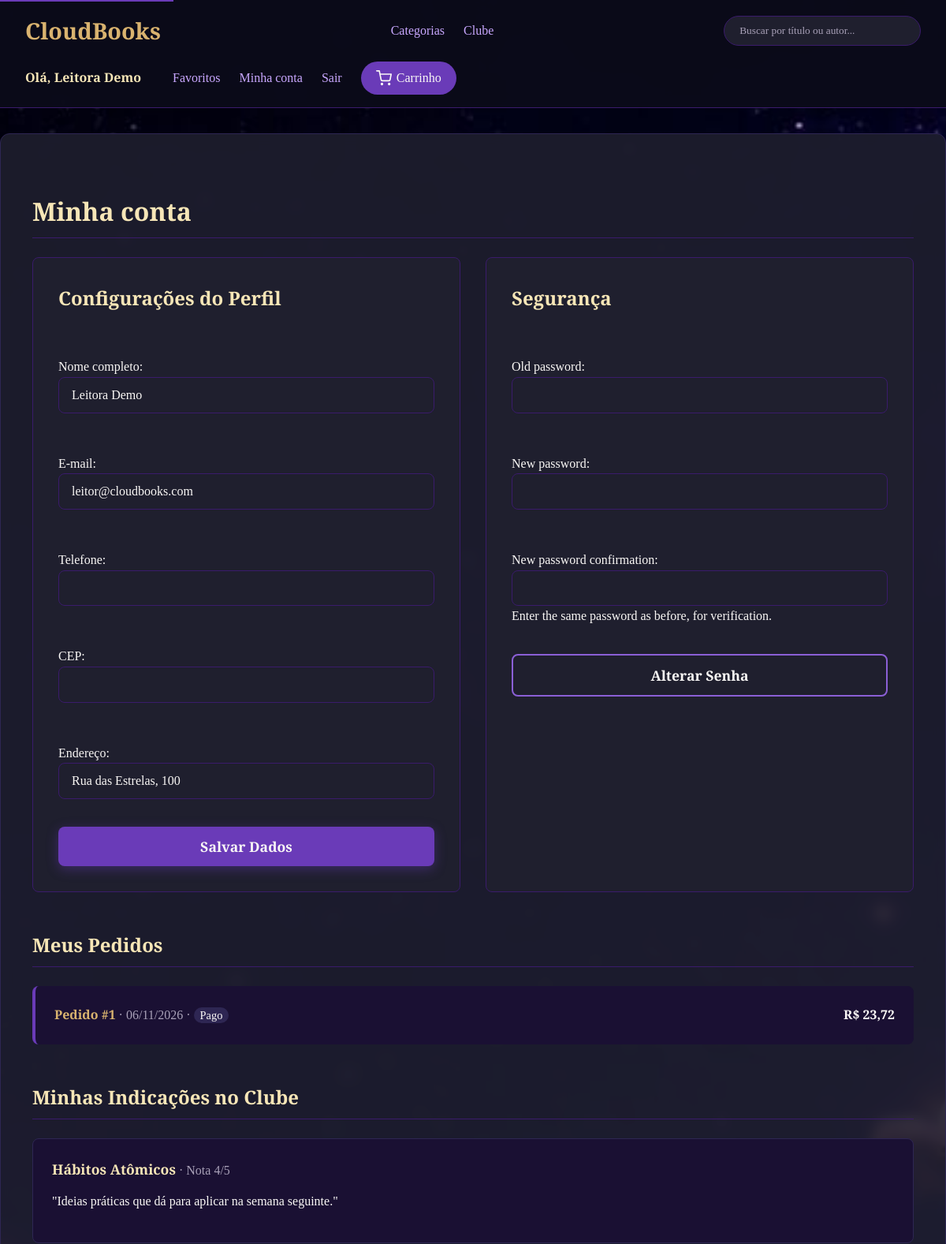
The app's page /conta/ (signed in, upper part), older data.
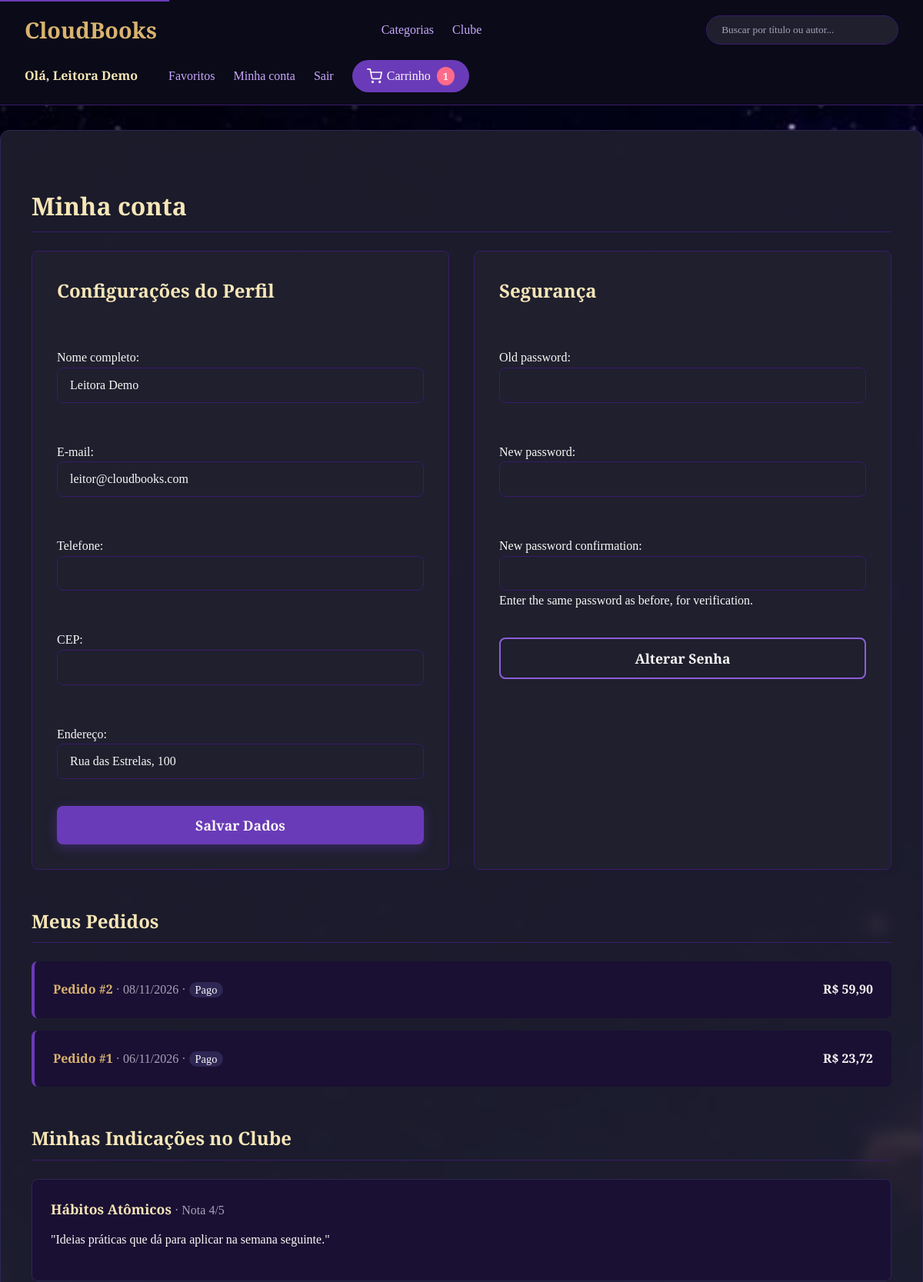
The same page, newer data.
### loja/models.py (models this page shows, shortened)
class Pedido(models.Model):
    STATUS = [
        ("pendente", "Pendente"),
        ("pago", "Pago"),
        ("enviado", "Enviado"),
        ("entregue", "Entregue"),
        ("cancelado", "Cancelado"),
    ]
    usuario = models.ForeignKey(
        Usuario, on_delete=models.CASCADE, related_name="pedidos"
    )
    criado_em = models.DateTimeField(auto_now_add=True)
    endereco = models.CharField("endereço de entrega", max_length=200)
    pagamento = models.CharField(max_length=40)
    total = models.DecimalField(max_digits=10, decimal_places=2)
    status = models.CharField(max_length=20, choices=STATUS, default="pago")
    class Meta:
        ordering = ["-criado_em"]

class Post(models.Model):
    usuario = models.ForeignKey(Usuario, on_delete=models.CASCADE, related_name="posts")
    livro = models.ForeignKey(Livro, on_delete=models.CASCADE, related_name="posts")
    texto = models.CharField(max_length=500)
    nota = models.PositiveSmallIntegerField(choices=[(n, str(n)) for n in range(1, 6)])
    criado_em = models.DateTimeField(auto_now_add=True)
    class Meta:
        ordering = ["-criado_em"]

class Livro(models.Model):
    titulo = models.CharField(max_length=200)
    autor = models.CharField(max_length=150)
    categoria = models.ForeignKey(
        Categoria, on_delete=models.PROTECT, related_name="livros"
    )
    isbn = models.CharField("ISBN", max_length=17, unique=True)
    ano_publicacao = models.PositiveIntegerField("ano de publicação")
    num_paginas = models.PositiveIntegerField("número de páginas")
    idioma = models.CharField(max_length=40, default="Português")
    descricao = models.TextField("descrição ou sinopse")
    preco = models.DecimalField(max_digits=8, decimal_places=2)
    estoque = models.PositiveIntegerField("quantidade em estoque", default=0)
    capa = models.ImageField("capa", upload_to="capas/", blank=True, null=True)
    criado_em = models.DateTimeField(auto_now_add=True)
    class Meta:
        ordering = ["-criado_em"]

### loja/views.py (the view, shortened to what this page needs)
# urls.py: path("conta/", views.configuracoes, name="configuracoes"),
@login_required
def configuracoes(request):
    perfil = PerfilForm(instance=request.user)
    senha = PasswordChangeForm(request.user)
    if request.method == "POST" and "salvar_perfil" in request.POST:
        perfil = PerfilForm(request.POST, instance=request.user)
        if perfil.is_valid():
            perfil.save()
            messages.success(request, "Dados atualizados.")
            return redirect("configuracoes")
    return render(request, "configuracoes.html", {
        "perfil": perfil,
        "senha": senha,
        "pedidos": request.user.pedidos.prefetch_related("itens__livro"),
        "avaliacoes": request.user.posts.select_related("livro"),
    })

### loja/forms.py
class PerfilForm(BaseUsuarioForm):
    class Meta:
        model = Usuario
        fields = ["first_name", "email", "telefone", "cep", "endereco"]
        labels = ROTULOS

### loja/context_processors.py (called while the page is built)
def carrinho(request):
    if request.user.is_authenticated:
        return {"qtd_carrinho": sum(request.user.itens_carrinho.values_list("quantidade", flat=True))}
    return {"qtd_carrinho": 0}

### templates/configuracoes.html (shortened to what this page needs)
{% extends "home.html" %}
{% block conteudo %}
<h1 class="secao">Minha conta</h1>
<section class="duas" style="display: grid; grid-template-columns: repeat(auto-fit, minmax(300px, 1fr)); gap: 2rem; margin-bottom: 3rem;">
  <div style="background: var(--cor-paineis); padding: 2rem; border-radius: 8px; border: 1px solid var(--cor-roxo-principal);">
    <form method="post" class="formulario" style="max-width: 100%;">
      <h2 style="color: var(--cor-dourado-claro); margin-top: 0;">Configurações do Perfil</h2>
      {{ perfil.as_p }}
      <button type="submit" class="botao" name="salvar_perfil" value="1">Salvar Dados</button>
    </form>
  </div>
  <div style="background: var(--cor-paineis); padding: 2rem; border-radius: 8px; border: 1px solid var(--cor-roxo-principal);">
    <form method="post" class="formulario" style="max-width: 100%;">
      <h2 style="color: var(--cor-dourado-claro); margin-top: 0;">Segurança</h2>
      {{ senha.as_p }}
      <button type="submit" class="botao secundario" name="trocar_senha" value="1">Alterar Senha</button>
    </form>
  </div>
</section>
<h2 class="secao">Meus Pedidos</h2>
<div style="display: flex; flex-direction: column; gap: 1rem;">
  {% for pedido in pedidos %}
    <div class="pedido" style="background: var(--cor-fundo-secundario); padding: 1.5rem; border-radius: 8px; border-left: 4px solid var(--cor-roxo-destaque);">
      <strong style="color: var(--cor-dourado-principal);">Pedido #{{ pedido.pk }}</strong>
      <span style="color: var(--cor-texto-suave);">· {{ pedido.criado_em|date:"d/m/Y" }} ·</span>
      <span style="background: var(--cor-azul-roxo); padding: 2px 8px; border-radius: 12px; font-size: 0.9rem;">{{ pedido.get_status_display }}</span>
      <span style="float: right; font-weight: bold; color: var(--cor-texto-principal);">R$ {{ pedido.total }}</span>
    </div>
  {% empty %}
    <p class="vazio" style="color: var(--cor-texto-suave);">Você ainda não fez pedidos.</p>
  {% endfor %}
</div>
<h2 class="secao" style="margin-top: 3rem;">Minhas Indicações no Clube</h2>
<div style="display: flex; flex-direction: column; gap: 1rem;">
  {% for post in avaliacoes %}
    <div class="pedido" style="background: var(--cor-fundo-secundario); padding: 1.5rem; border-radius: 8px; border: 1px solid var(--cor-azul-roxo);">
      <strong style="color: var(--cor-dourado-claro); font-size: 1.1rem;">{{ post.livro.titulo }}</strong>
      <span style="color: var(--cor-texto-suave);">· Nota {{ post.nota }}/5</span>
      <p style="margin-top: 0.8rem; color: var(--cor-texto-principal);">"{{ post.texto }}"</p>
    </div>
  {% empty %}
    <p class="vazio" style="color: var(--cor-texto-suave);">Nenhuma indicação publicada no Clube ainda.</p>
  {% endfor %}
</div>
{% endblock %}

### templates/home.html (shortened to what this page needs)
{% load static %}
<!doctype html>
<html lang="pt-BR">
<head>
  <link rel="stylesheet" href="{% static 'css/estilo.css' %}">
</head>
<body class="{% block classe_corpo %}{% endblock %}">
{% block cabecalho %}
<header class="topo">
  <a class="marca" href="{% url 'home' %}" aria-label="CloudBooks - Página Inicial">CloudBooks</a>
  <nav aria-label="Navegação principal" class="nav-explorar">
    <a href="{% url 'categorias' %}">Categorias</a>
    <a href="{% url 'clube' %}">Clube</a>
  </nav>
  <form class="busca" action="{% url 'pesquisa' %}" method="get" role="search">
    <input id="campo-busca" type="search" name="q" placeholder="Buscar por título ou autor..." value="{{ request.GET.q }}">
  </form>
  <nav aria-label="Conta e Carrinho" class="nav-usuario">
    {% if user.is_authenticated %}
      <span style="color: var(--cor-dourado-claro); font-weight: 600; margin-right: 1rem;">Olá, {{ user.first_name|default:user.username }}</span>
      <a href="{% url 'favoritos' %}">Favoritos</a>
      <a href="{% url 'configuracoes' %}">Minha conta</a>
      <form method="post" action="{% url 'sair' %}" style="display: inline-block; margin: 0;">
        <button type="submit" style="background: none; border: none; color: var(--cor-lilas); cursor: pointer; font-family: inherit; font-size: 1rem; padding: 0;">Sair</button>
      </form>
      <a href="{% url 'carrinho' %}" class="link-carrinho" aria-label="Carrinho com {{ qtd_carrinho }} itens">
        Carrinho {% if qtd_carrinho > 0 %}<span class="badge-carrinho">{{ qtd_carrinho }}</span>{% endif %}
      </a>
    {% endif %}
  </nav>
</header>
{% endblock %}
<main id="conteudo-principal">
  {% block conteudo %}{% endblock %}
</main>
</body>
</html>

Row changes from the older to the newer data that the page shows:
added Pedido: pk "2", criado_em "08/11/2026", status "Pago", total "59,90"
Text that changed along with them:
{{ qtd_carrinho }}: (not shown) → "1"
